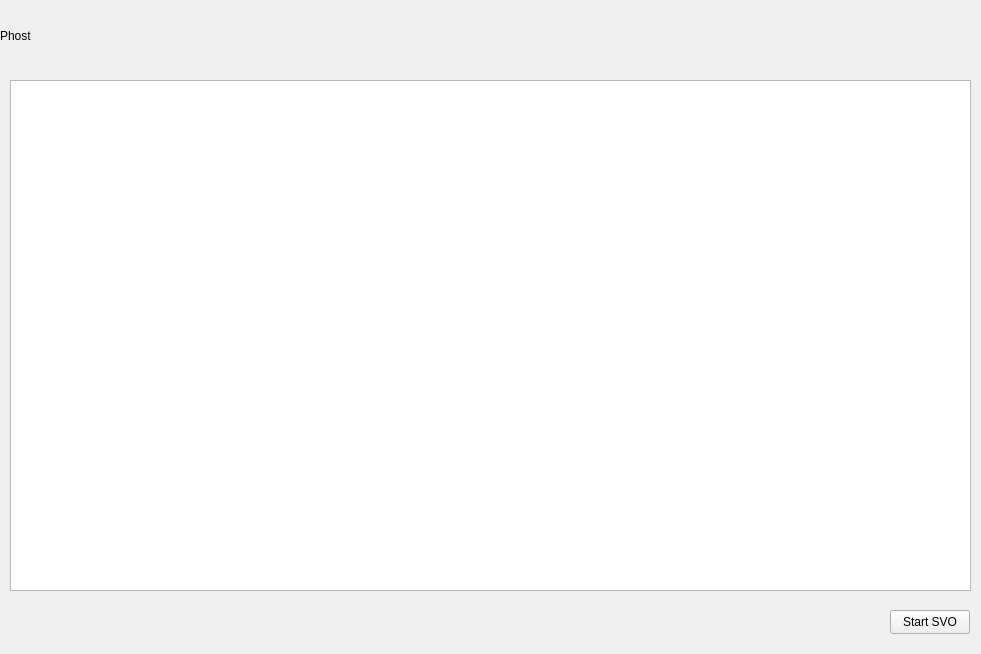
<?xml version="1.0" encoding="UTF-8"?>
<ui version="4.0">
 <class>mainWindow</class>
 <widget class="QWidget" name="mainWindow">
  <property name="geometry">
   <rect>
    <x>0</x>
    <y>0</y>
    <width>981</width>
    <height>654</height>
   </rect>
  </property>
  <property name="windowTitle">
   <string>Form</string>
  </property>
  <widget class="QLabel" name="label">
   <property name="geometry">
    <rect>
     <x>0</x>
     <y>10</y>
     <width>241</width>
     <height>51</height>
    </rect>
   </property>
   <property name="text">
    <string>Phost</string>
   </property>
  </widget>
  <widget class="QPushButton" name="runButton">
   <property name="geometry">
    <rect>
     <x>890</x>
     <y>610</y>
     <width>80</width>
     <height>24</height>
    </rect>
   </property>
   <property name="text">
    <string>Start SVO</string>
   </property>
  </widget>
  <widget class="QTextEdit" name="textEdit">
   <property name="geometry">
    <rect>
     <x>10</x>
     <y>80</y>
     <width>961</width>
     <height>511</height>
    </rect>
   </property>
  </widget>
 </widget>
 <resources/>
 <connections/>
</ui>
